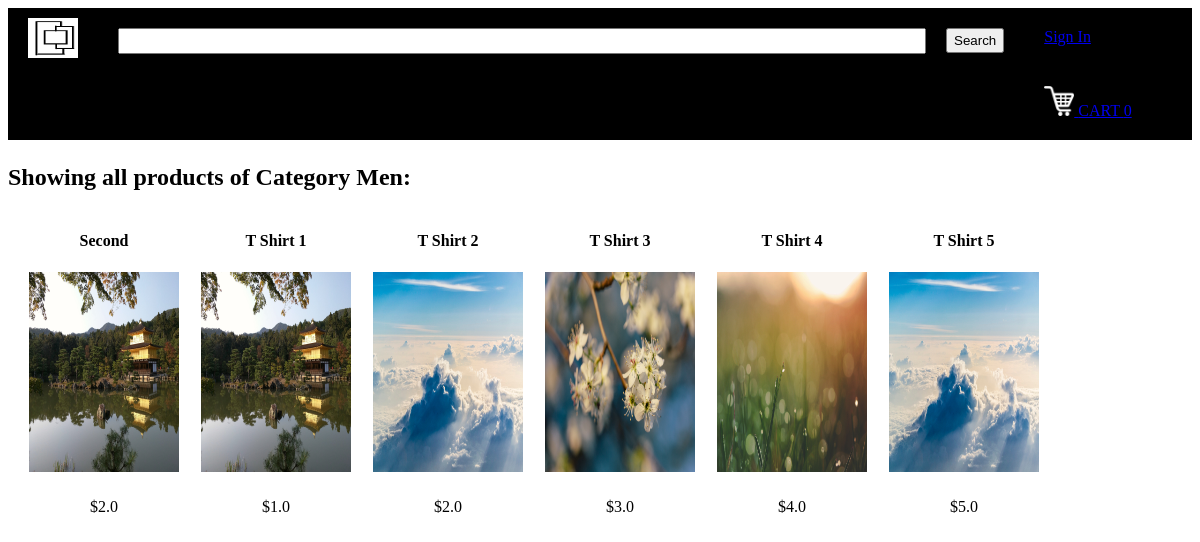
Screenshot of /displayCategory?categoryId=1 with the database file from the repository.
### tables this page shows
CREATE TABLE categories
		(categoryId INTEGER PRIMARY KEY,
		name TEXT
		);

CREATE TABLE products
		(productId INTEGER PRIMARY KEY,
		name TEXT,
		price REAL,
		description TEXT,
		image TEXT,
		stock INTEGER,
		categoryId INTEGER,
		FOREIGN KEY(categoryId) REFERENCES categories(categoryId)
		);

### main.py (the view)
@app.route("/displayCategory")
def displayCategory():
        loggedIn, firstName, noOfItems = getLoginDetails()
        categoryId = request.args.get("categoryId")
        with sqlite3.connect('database.db') as conn:
            cur = conn.cursor()
            cur.execute("SELECT products.productId, products.name, products.price, products.image, categories.name FROM products, categories WHERE products.categoryId = categories.categoryId AND categories.categoryId = ?", (categoryId, ))
            data = cur.fetchall()
        conn.close()
        categoryName = data[0][4]
        data = parse(data)
        return render_template('displayCategory.html', data=data, loggedIn=loggedIn, firstName=firstName, noOfItems=noOfItems, categoryName=categoryName)

### main.py (called while the page is built)
def getLoginDetails():
    with sqlite3.connect('database.db') as conn:
        cur = conn.cursor()
        if 'email' not in session:
            loggedIn = False
            firstName = ''
            noOfItems = 0
        else:
            loggedIn = True
            cur.execute("SELECT userId, firstName FROM users WHERE email = ?", (session['email'], ))
            userId, firstName = cur.fetchone()
            cur.execute("SELECT count(productId) FROM kart WHERE userId = ?", (userId, ))
            noOfItems = cur.fetchone()[0]
    conn.close()
    return (loggedIn, firstName, noOfItems)

def parse(data):
    ans = []
    i = 0
    while i < len(data):
        curr = []
        for j in range(7):
            if i >= len(data):
                break
            curr.append(data[i])
            i += 1
        ans.append(curr)
    return ans

### templates/displayCategory.html (shortened to what this page needs)
<!DOCTYPE HTML>
<html>
<head>
<link rel="stylesheet" href={{ url_for('static', filename='css/home.css') }} />
<link rel="stylesheet" href={{ url_for('static', filename='css/topStyle.css') }} />
</head>
<body>
<div id="title">
	<a href="/">
		<img id="logo" src= {{ url_for('static', filename='images/logo.png') }} />
	</a>
	<form>
		<input id="searchBox" type="text" name="searchQuery">
		<input id="searchButton" type="submit" value="Search">
	</form>
	{% if not loggedIn %}
	<div id="signInButton">
		<a class="link" href="/loginForm">Sign In</a>
	</div>
	{% endif %}
	<div id="kart">
		<a class="link" href="/cart">
			<img src={{url_for('static', filename='images/shoppingCart.png')}} id="cartIcon" />
			CART {{noOfItems}}
		</a>
	</div>
</div>
<div>
	<h2>Showing all products of Category {{categoryName}}:</h2>
	{% for itemData in data %}
	<table>
		<tr id="productName">
			{% for row in itemData %}
			<td>
				{{row[1]}}
			</td>
			{% endfor %}
		</tr>
		<tr id="productImage">
			{% for row in itemData %}
			<td>
				<a href="/productDescription?productId={{row[0]}}">
					<img src={{ url_for('static', filename='uploads/' + row[3]) }} id="itemImage" />
				</a>
			</td>
			{% endfor %}
		</tr>
		<tr id="productPrice">
			{% for row in itemData %}
			<td>
				${{row[2]}}
			</td>
			{% endfor %}
		</tr>
	</table>
	{% endfor %}
</div>
</body>
</html>

### static/css/home.css (style rules this page uses)
#itemImage { height: 200px; width: 150px; }
table { border-spacing: 20px; }
#productName { text-align: center; font-weight: bold; }
#productPrice { text-align: center; }

### static/css/topStyle.css (style rules this page uses)
#logo { height: 40px; width: 50px; margin-left: 20px; margin-top: 10px; margin-bottom: 10px; margin-right: 20px; float: left; }
#title { background-color: black; display: inline-block; width: 100%; }
#searchBox { height: 20px; width: 800px; margin-left: 20px; margin-top: 20px; margin-bottom: 20px; margin-right: 20px; float: left; font-size: 1.5em; }
#searchButton { height: 25px; margin-top: 20px; margin-bottom: 20px; margin-right: 20px; float: left; }
#signInButton { color: yellow; margin-top: 20px; margin-bottom: 20px; margin-left: 20px; margin-right: 20px; float: left; }
#kart { color: white; margin-top: 20px; margin-bottom: 20px; margin-left: 20px; margin-right: 20px; float: left; }
#cartIcon { height: 30px; width: 30px; }

### rows the page displays
categories: name "Men"
products: name "Second", image (picture), price "2.0"
products: name "T Shirt 1", image (picture), price "1.0"
products: name "T Shirt 2", image (picture), price "2.0"
products: name "T Shirt 3", image (picture), price "3.0"
products: name "T Shirt 4", image (picture), price "4.0"
products: name "T Shirt 5", image (picture), price "5.0"

### other values shown
{{ noOfItems }} "0"
